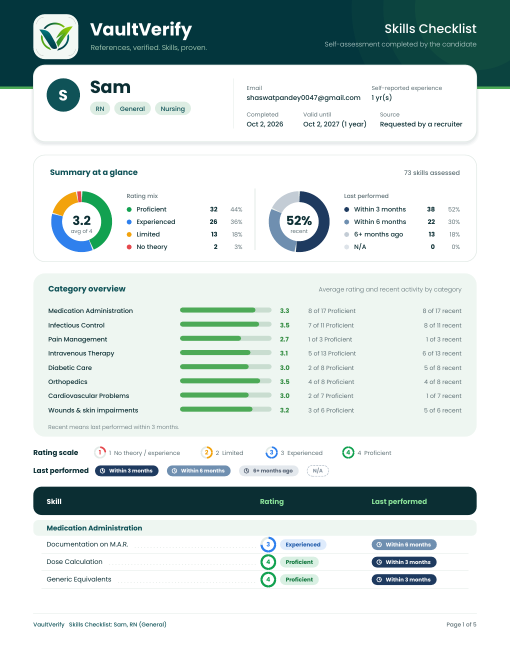
#> input picture download/pdfcheck/refhi-1.png, 1020 x 1320 px, found by its file name (shown at 1/2 size)
$ python pdfref_analyze2.py
#> lines starting #> are read from the running program, lines starting #| are printed output that depends on the picture
#!/usr/bin/env python3
"""Precision geometry + color pass on the reference renders (1020x1320 = 120dpi of letter)."""
from PIL import Image
BASE = "/home/z/my-project/download/pdfcheck"
p1 = Image.open(f"{BASE}/refhi-1.png").convert("RGB")
#> p1 is the input picture: PIL image 1020x1320 RGB; mean R, G, B 208.2, 219.2, 217.9
p2 = Image.open(f"{BASE}/refhi-2.png").convert("RGB")
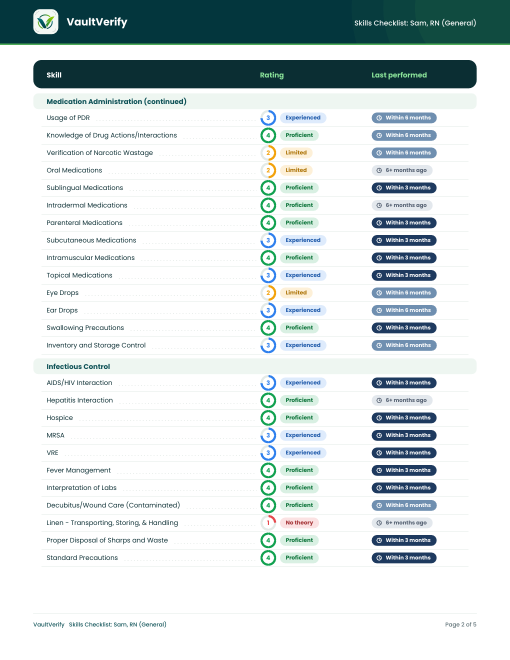
#> input picture download/pdfcheck/refhi-2.png, 1020 x 1320 px, found by its file name (shown at 1/2 size)
#> p2 is the input picture: PIL image 1020x1320 RGB; mean R, G, B 215.7, 223.9, 224.8
p5 = Image.open(f"{BASE}/refhi-5.png").convert("RGB")
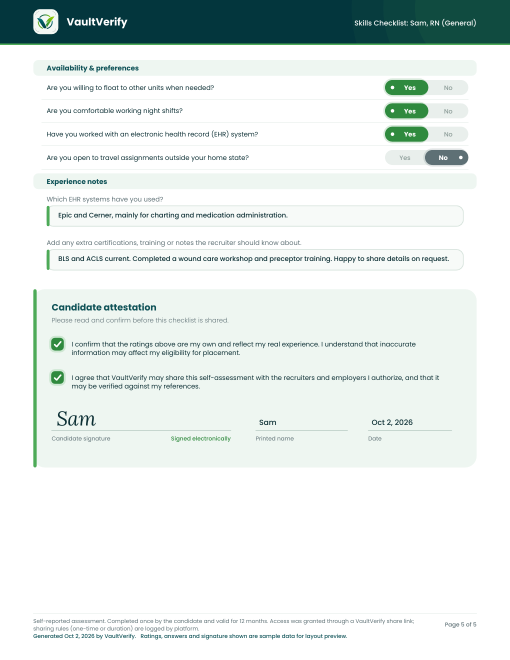
#> input picture download/pdfcheck/refhi-5.png, 1020 x 1320 px, found by its file name (shown at 1/2 size)
#> p5 is the input picture: PIL image 1020x1320 RGB; mean R, G, B 227.5, 234.9, 232.8

def hexat(img, x, y):
    r, g, b = img.getpixel((x, y))
    return f"#{r:02x}{g:02x}{b:02x}"

def vscan(img, x, y0, y1, label):
    """print color transitions along a vertical strip"""
    prev = None; out = []
    for y in range(y0, y1):
        c = img.getpixel((x, y))
        # quantize to reduce noise
        q = tuple(v // 12 for v in c)
        if q != prev:
            out.append(f"y={y}:{hexat(img,x,y)}")
            prev = q
    print(f"[vscan {label} x={x}] " + " ".join(out))

def hscan(img, y, x0, x1, label):
    prev = None; out = []
    for x in range(x0, x1):
        c = img.getpixel((x, y))
        q = tuple(v // 12 for v in c)
        if q != prev:
            out.append(f"x={x}:{hexat(img,x,y)}")
            prev = q
    print(f"[hscan {label} y={y}] " + " ".join(out[:40]))

print("== PAGE 1 ==")
vscan(p1, 700, 100, 145, "header bottom / green line")
#> the loop in vscan, `for y in range(y0, y1):` made 45 passes
#> (r in hexat, g in hexat, b in hexat, prev) on passes 1, 30, 31, 32: (3, 54, 61, (0, 4, 5)), (148, 171, 171, (12, 14, 14)), (236, 241, 238, (19, 20, 19)), (255, 255, 255, (21, 21, 21))
#> after the loop in vscan, `for y in range(y0, y1):`: out = ['y=100:#03363d', 'y=129:#94abab', 'y=130:#ecf1ee', 'y=131:#ffffff']
#| [vscan header bottom / green line x=700] y=100:#03363d y=129:#94abab y=130:#ecf1ee y=131:#ffffff
vscan(p1, 90, 300, 340, "summary card top edge")
#> the loop in vscan (call 2), `for y in range(y0, y1):` made 40 passes
#> (r in hexat, g in hexat, b in hexat, prev) on passes 1, 10, 12: (255, 255, 255, (21, 21, 21)), (236, 241, 239, (19, 20, 19)), (255, 255, 255, (21, 21, 21))
#| [vscan summary card top edge x=90] y=300:#ffffff y=309:#ecf1ef y=311:#ffffff
vscan(p1, 90, 500, 545, "summary card bottom")
#| [vscan summary card bottom x=90] y=500:#ffffff y=522:#f4f7f6 y=523:#e2eae6 y=524:#ffffff
vscan(p1, 90, 540, 560, "cat card top")
#| [vscan cat card top x=90] y=540:#ffffff y=546:#f9fcfa y=547:#eef6f1
vscan(p1, 90, 860, 895, "cat card bottom")
#| [vscan cat card bottom x=90] y=860:#eef6f1 y=873:#f9fcfa y=874:#ffffff
vscan(p1, 90, 960, 1040, "table band edges")
#| [vscan table band edges x=90] y=960:#ffffff y=973:#60777a y=974:#0b2e33 y=1030:#e0e5e5 y=1031:#ffffff
vscan(p1, 90, 1030, 1090, "cat band")
#| [vscan cat band x=90] y=1030:#e0e5e5 y=1031:#ffffff y=1040:#eef6f1 y=1071:#f4f9f6 y=1072:#ffffff
vscan(p1, 500, 1225, 1290, "footer divider")
#| [vscan footer divider x=500] y=1225:#ffffff y=1226:#e2eae6 y=1227:#ffffff
vscan(p1, 123, 165, 220, "avatar vertical")
#> (printed output is left out)
hscan(p1, 223, 170, 400, "pills row")
#> (printed output is left out)
hscan(p1, 448, 95, 240, "mix donut horizontal")
#> (printed output is left out)
hscan(p1, 400, 95, 240, "mix donut upper")
#| [hscan mix donut upper y=400] x=95:#ffffff x=119:#fcf5e9 x=120:#f1a921 x=121:#f2a20c x=155:#ecd49c x=156:#e68284 x=157:#e5484d x=163:#c3e2d0 x=164:#12a150 x=206:#5fbd88 x=207:#ffffff
vscan(p1, 612, 380, 520, "recent donut vertical")
#> (printed output is left out)
hscan(p1, 448, 545, 700, "recent donut horizontal")
#> (printed output is left out)
hscan(p1, 623, 355, 545, "cat bar")
#| [hscan cat bar y=623] x=355:#eef6f1 x=361:#88c491 x=362:#4daa57 x=509:#8bc394 x=510:#c9ddd0 x=541:#cfe1d5 x=542:#edf5f0
hscan(p1, 944, 120, 720, "recency pills legend")
#> (printed output is left out)
vscan(p1, 536, 1070, 1105, "row ring vertical")
#> (printed output is left out)
hscan(p1, 1088, 545, 940, "row1: pill + recency")
#> (printed output is left out)
hscan(p1, 1124, 545, 940, "row2: pill + recency")
#> (printed output is left out)
print("== colors ==")
print("title 'Summary at a glance' text:", hexat(p1, 105, 348))
#| title 'Summary at a glance' text: #0f5257
print("legend count '32':", hexat(p1, 410, 421))
#| legend count '32': #ffffff
print("donut amber?:", hexat(p1, 112, 405), hexat(p1, 120, 415))
#| donut amber?: #ffffff #f2a20c
print("donut red?:", hexat(p1, 163, 396), hexat(p1, 158, 393))
#| donut red?: #e0ece5 #e5484d
print("recent navy seg:", hexat(p1, 640, 400))
#| recent navy seg: #1e3a5f
print("recent pale seg:", hexat(p1, 575, 415))
#| recent pale seg: #ffffff
print("page bg:", hexat(p1, 500, 300))
#| page bg: #ffffff
print("== PAGE 5 ==")
vscan(p5, 700, 70, 110, "slim header bottom + green line")
#| [vscan slim header bottom + green line x=700] y=70:#03363d y=87:#4daa57 y=90:#ffffff
vscan(p5, 90, 112, 160, "subheading band")
#| [vscan subheading band x=90] y=112:#ffffff y=120:#eef6f1 y=151:#f4f9f6 y=152:#ffffff
vscan(p5, 500, 160, 230, "yes/no row + divider")
#| [vscan yes/no row + divider x=500] y=160:#ffffff y=198:#e2eae6 y=199:#ffffff
hscan(p5, 175, 750, 950, "yes toggle")
#> (printed output is left out)
hscan(p5, 315, 750, 950, "no-selected toggle")
#> (printed output is left out)
vscan(p5, 100, 400, 470, "answer box + accent")
vscan(p5, 80, 570, 960, "attestation card + accent bar")
hscan(p5, 690, 90, 160, "checkbox")
print("heading teal:", hexat(p5, 110, 616), hexat(p1, 108, 585))
print("yes toggle green:", hexat(p5, 810, 175))
print("no selected navy:", hexat(p5, 890, 315))
print("accent green bar:", hexat(p5, 69, 700), hexat(p5, 96, 437))
print("checkbox green:", hexat(p5, 115, 689))
print("signed electronically green:", hexat(p5, 400, 876))
print("slim hdr right text:", hexat(p5, 800, 46))
